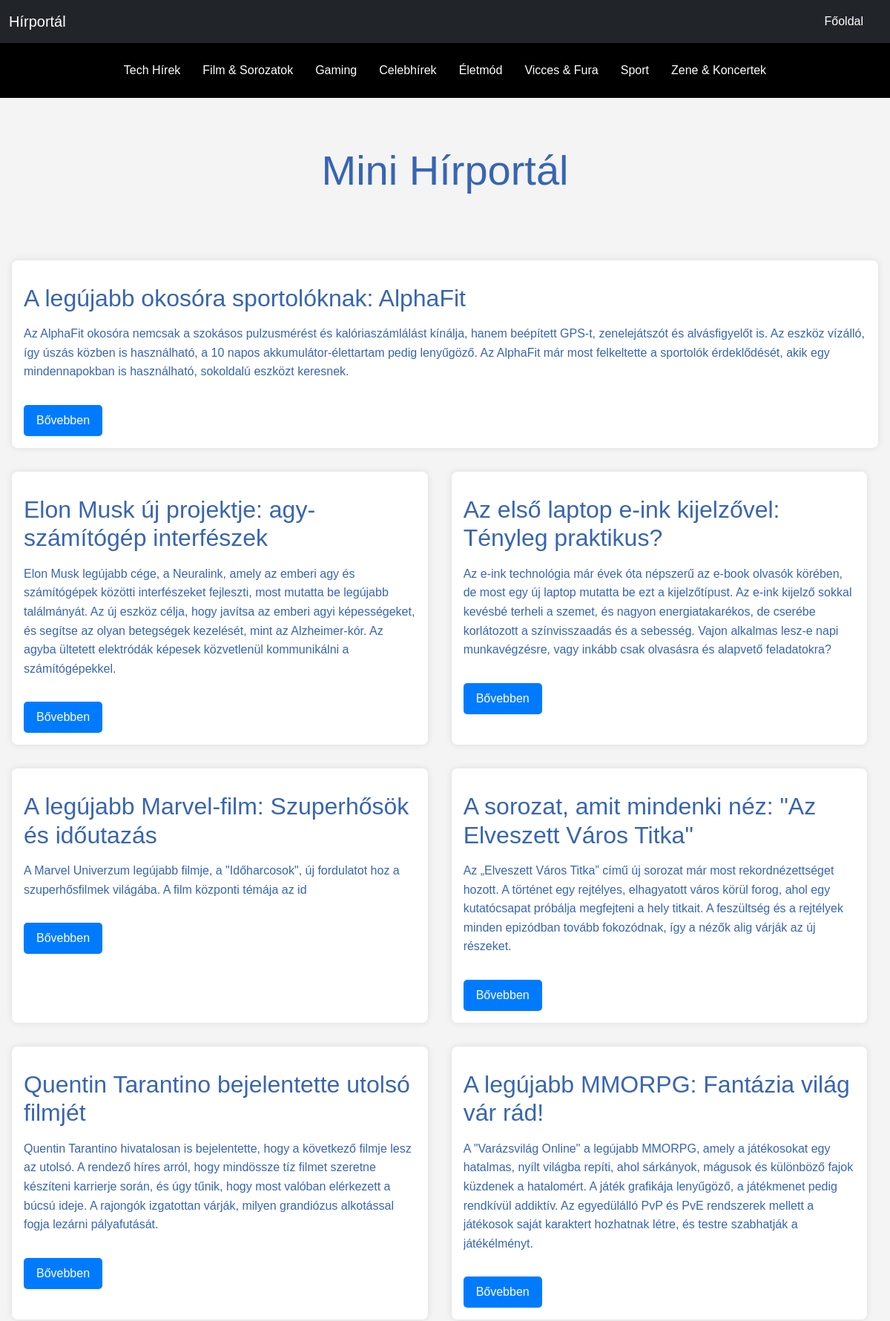
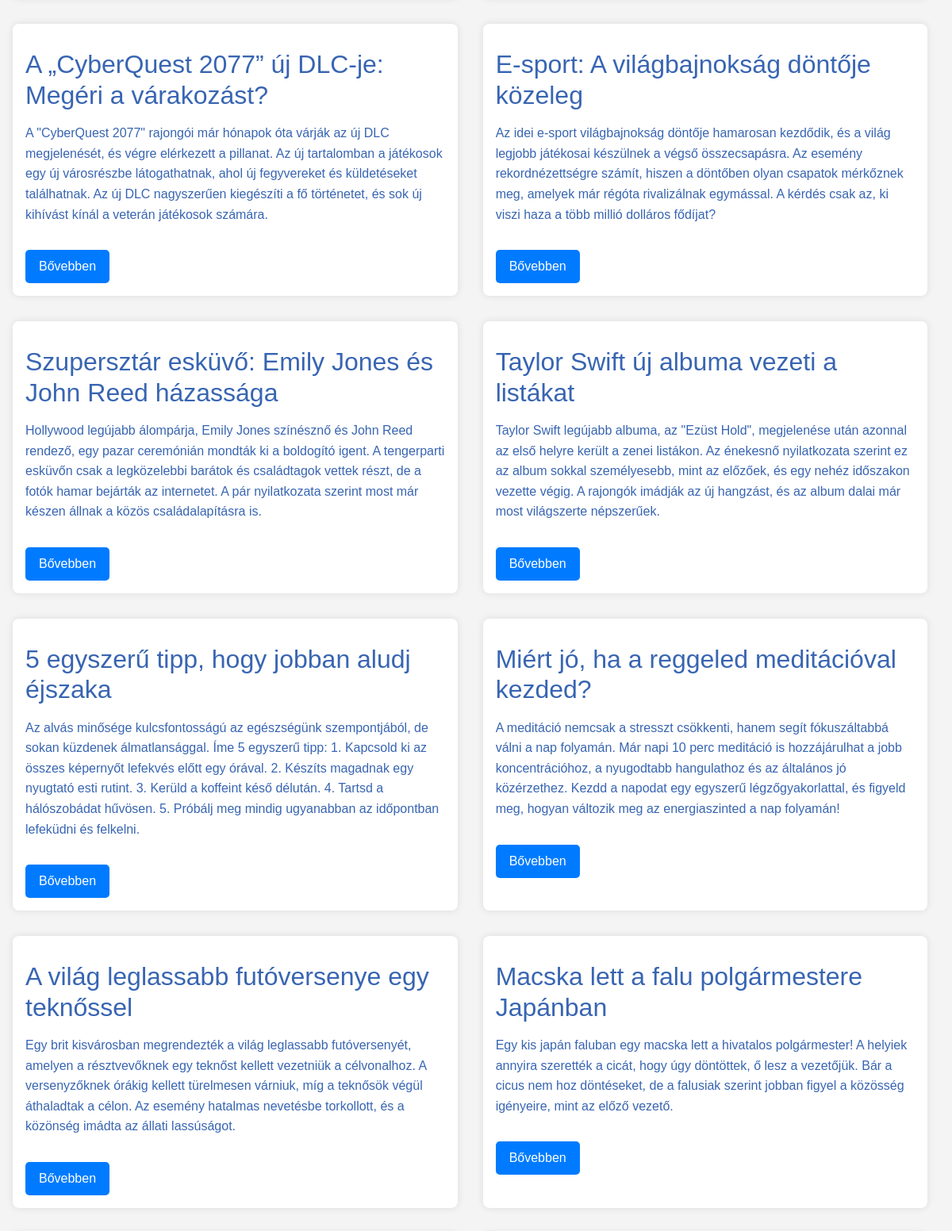
The page / (upper part) on the database its author committed (2 pictures, top to bottom).
### models.py (models this page shows, shortened)
class Menus(db.Model):
    id = db.Column(db.Integer,primary_key=True)
    name = db.Column(db.String(255),nullable=False)
    url = db.Column(db.String(255),nullable=False)

class News(db.Model):
    id = db.Column(db.Integer,primary_key=True)
    title = db.Column(db.String(255),nullable=False)
    content = db.Column(db.Text,nullable=False)
    author = db.Column(db.String(255),nullable=False)
    timestamp = db.Column(db.DateTime, default=datetime.now())
    category = db.Column(db.Integer ,db.ForeignKey("categories.id"))

### scripts/routes.py (the view)
@app.route('/')
def index():
    category = request.args.get('category')
    categories = Categories.query.all()
    category_id=[]
    if category:
        news = News.query.filter_by(category=category).all()
    else:
        news = News.query.all()
    urls = Menus.query.all()
    return render_template('index.html',urls=urls,news=news,categories=categories,category_id=category_id)

### scripts/templates/index.html (shortened to what this page needs)
{% include 'header.html' %}
      <section class="text-center py-5">
        <div class="container">
          <h1 class="display-4">Mini Hírportál</h1>
        </div>
      </section>
    <section class="main-news">
      <article class="news-item">
        {% if news %}
        <h2>{{news[0].title}}</h2>
        <p>{{news[0].content}}</p>
        <button class="btn read-more">Bővebben</button>
        {%else%}
        <h2>Nincs feltöltve hír</h2>
        <p>Nincs feltöltve hír</p>
        {%endif%}
      </article>
    </section>
    <section class="other-news">
      {% for new in news[1:]%}
      <article class="news-item">
        <h2>{{new.title}}</h2>
        <p class="news-content">{{new.content}}</p>
        <button class="btn read-more">Bővebben</button>
      </article>
    {%endfor%}
    </section>
{% include 'footer.html' %}

### scripts/templates/header.html (shortened to what this page needs)
<!DOCTYPE html>
<html lang="en">
<head>
    <link href="https://cdn.jsdelivr.net/npm/bootstrap@5.3.0/dist/css/bootstrap.min.css" rel="stylesheet">
    <link href="{{url_for('static',filename='css/style.css')}}" rel="stylesheet">
</head>
<body>
  <nav class="navbar navbar-expand-lg bg-dark">
    <div class="container-fluid">
      <a class="navbar-brand" href="/">Hírportál</a>
      <div class="collapse navbar-collapse" id="navbarNav">
        <ul class="navbar-nav ms-auto">
          {% for menu in urls %}
            {% if menu.name == "Főoldal" %}
              <li class="nav-item">
                  <a class="nav-link" href="{{menu.url}}">{{menu.name}}</a>
              </li>
            {% endif %}
          {% endfor %}
        </ul>
      </div>
    </div>
  </nav>
  <div class="container-fluid category-fluid">
    <div class="container">
      <div class="row">
        <div class="col-12">
          <div class="category-box">
            <ul class="category-row">
              {% for menu in urls %}
              {% if menu.name != "Főoldal" %}
                <li class="category-item">
                    <a class="nav-link" href="/?category={{menu.url}}">{{menu.name}}</a>
                </li>
              {% endif %}
            {% endfor %}
            </ul>
          </div>
        </div>
      </div>
    </div>
  </div>
  <main>

### scripts/static/css/style.css (style rules this page uses)
* { box-sizing: border-box; }
nav { background-color: #000; }
.navbar-brand,.nav-link { color: #fff; }
.nav-link { position: relative; }
.nav-link::before { content: ""; width: 0; height: 1px; background-color: #fff; position: absolute; bottom: 8px; right: 50%; visibility: hidden; }
.nav-link::after { content: ""; width: 0; height: 1px; background-color: #fff; position: absolute; bottom: 8px; left: 50%; visibility: hidden; }
.navbar-nav { margin-left: auto !important; }
* { margin: 0; padding: 0; box-sizing: border-box; }
body { font-family: Arial, sans-serif; line-height: 1.6; background-color: #f4f4f4; color: #3865b2; display: flex; flex-direction: column; min-height: 100vh; }
.container { width: 80%; margin: 0 auto; }
nav ul { display: flex; justify-content: center; list-style: none; }
nav ul li { margin: 0 1rem; }
nav ul li a { color: #fff; text-decoration: none; }
.main-news { margin: 2rem 0; background-color: #fff; padding: 1rem; border-radius: 8px; box-shadow: 0 0 10px rgba(0, 0, 0, 0.1); }
.main-news h2 { margin-top: 1rem; color: #3865b2; }
.main-news p { margin: 1rem 0; }
.read-more { display: inline-block; margin-top: 1rem; padding: 0.5rem 1rem; background-color: #007BFF; color: #fff; text-decoration: none; border-radius: 5px; }
.other-news { display: flex; gap: 2rem; flex-wrap: wrap; }
.other-news .news-item { background-color: #fff; padding: 1rem; border-radius: 8px; box-shadow: 0 0 10px rgba(0, 0, 0, 0.1); flex-basis: 49%; }
.other-news h2 { margin-top: 1rem; }
.other-news p { margin: 1rem 0; max-height: 170px; overflow: hidden; display: -webkit-box; -webkit-line-clamp: 6; -webkit-box-orient: vertical; overflow: hidden; }
main { padding: 1em; flex-grow: 1; }
ul.category-row { display: flex; flex-direction: row; gap: 0 .5em; list-style: none; margin-bottom: 0; justify-content: space-between; }
.category-fluid { background-color: black; padding: 1em; }
.category-fluid .nav-link { padding: .5em; }
@media (min-width:992px) and (max-width:1200px) { ul.category-row { gap: 0; justify-content: space-evenly; padding-left: 0; } }
@media (min-width: 992px) { .navbar-expand-lg .navbar-nav { flex-direction: row-reverse; } }
@media (max-width: 1631px) { .other-news .news-item { flex-basis: 48%; } }

### rows shown on the page
Menus: name "Főoldal"
Menus: name "Tech Hírek"
Menus: name "Film & Sorozatok"
Menus: name "Gaming"
Menus: name "Celebhírek"
Menus: name "Életmód"
Menus: name "Vicces & Fura"
Menus: name "Sport"
Menus: name "Zene & Koncertek"
News: title "A legújabb okosóra sportolóknak: AlphaFit", content "Az AlphaFit okosóra nemcsak a szokásos pulzusmérést és kalóriaszámlálást kínálja, hanem beépített GPS-t, zenelejátszót és alvásfigyelőt is. Az eszköz vízálló, így úszás közben is használható, a 10 napos akkumulátor-élettartam pedig lenyűgöző. Az AlphaFit már most felkeltette a sportolók érdeklődését, akik egy mindennapokban is használható, sokoldalú eszközt keresnek."
News: title "Elon Musk új projektje: agy-számítógép interfészek", content "Elon Musk legújabb cége, a Neuralink, amely az emberi agy és számítógépek közötti interfészeket fejleszti, most mutatta be legújabb találmányát. Az új eszköz célja, hogy javítsa az emberi agyi képességeket, és segítse az olyan betegségek kezelését, mint az Alzheimer-kór. Az agyba ültetett elektródák képesek közvetlenül kommunikálni a számítógépekkel."
News: title "Az első laptop e-ink kijelzővel: Tényleg praktikus?", content "Az e-ink technológia már évek óta népszerű az e-book olvasók körében, de most egy új laptop mutatta be ezt a kijelzőtípust. Az e-ink kijelző sokkal kevésbé terheli a szemet, és nagyon energiatakarékos, de cserébe korlátozott a színvisszaadás és a sebesség. Vajon alkalmas lesz-e napi munkavégzésre, vagy inkább csak olvasásra és alapvető feladatokra?"
News: title "A legújabb Marvel-film: Szuperhősök és időutazás", content "A Marvel Univerzum legújabb filmje, a \"Időharcosok\", új fordulatot hoz a szuperhősfilmek világába. A film központi témája az id"
News: title "A sorozat, amit mindenki néz: \"Az Elveszett Város Titka\"", content "Az „Elveszett Város Titka” című új sorozat már most rekordnézettséget hozott. A történet egy rejtélyes, elhagyatott város körül forog, ahol egy kutatócsapat próbálja megfejteni a hely titkait. A feszültség és a rejtélyek minden epizódban tovább fokozódnak, így a nézők alig várják az új részeket."
News: title "Quentin Tarantino bejelentette utolsó filmjét", content "Quentin Tarantino hivatalosan is bejelentette, hogy a következő filmje lesz az utolsó. A rendező híres arról, hogy mindössze tíz filmet szeretne készíteni karrierje során, és úgy tűnik, hogy most valóban elérkezett a búcsú ideje. A rajongók izgatottan várják, milyen grandiózus alkotással fogja lezárni pályafutását."
News: title "A legújabb MMORPG: Fantázia világ vár rád!", content "A \"Varázsvilág Online\" a legújabb MMORPG, amely a játékosokat egy hatalmas, nyílt világba repíti, ahol sárkányok, mágusok és különböző fajok küzdenek a hatalomért. A játék grafikája lenyűgöző, a játékmenet pedig rendkívül addiktív. Az egyedülálló PvP és PvE rendszerek mellett a játékosok saját karaktert hozhatnak létre, és testre szabhatják a játékélményt."
News: title "A „CyberQuest 2077” új DLC-je: Megéri a várakozást?", content "A \"CyberQuest 2077\" rajongói már hónapok óta várják az új DLC megjelenését, és végre elérkezett a pillanat. Az új tartalomban a játékosok egy új városrészbe látogathatnak, ahol új fegyvereket és küldetéseket találhatnak. Az új DLC nagyszerűen kiegészíti a fő történetet, és sok új kihívást kínál a veterán játékosok számára."
News: title "E-sport: A világbajnokság döntője közeleg", content "Az idei e-sport világbajnokság döntője hamarosan kezdődik, és a világ legjobb játékosai készülnek a végső összecsapásra. Az esemény rekordnézettségre számít, hiszen a döntőben olyan csapatok mérkőznek meg, amelyek már régóta rivalizálnak egymással. A kérdés csak az, ki viszi haza a több millió dolláros fődíjat?"
News: title "Szupersztár esküvő: Emily Jones és John Reed házassága", content "Hollywood legújabb álompárja, Emily Jones színésznő és John Reed rendező, egy pazar ceremónián mondták ki a boldogító igent. A tengerparti esküvőn csak a legközelebbi barátok és családtagok vettek részt, de a fotók hamar bejárták az internetet. A pár nyilatkozata szerint most már készen állnak a közös családalapításra is."
News: title "Taylor Swift új albuma vezeti a listákat", content "Taylor Swift legújabb albuma, az \"Ezüst Hold\", megjelenése után azonnal az első helyre került a zenei listákon. Az énekesnő nyilatkozata szerint ez az album sokkal személyesebb, mint az előzőek, és egy nehéz időszakon vezette végig. A rajongók imádják az új hangzást, és az album dalai már most világszerte népszerűek."
News: title "5 egyszerű tipp, hogy jobban aludj éjszaka", content "Az alvás minősége kulcsfontosságú az egészségünk szempontjából, de sokan küzdenek álmatlansággal. Íme 5 egyszerű tipp: 1. Kapcsold ki az összes képernyőt lefekvés előtt egy órával. 2. Készíts magadnak egy nyugtató esti rutint. 3. Kerüld a koffeint késő délután. 4. Tartsd a hálószobádat hűvösen. 5. Próbálj meg mindig ugyanabban az időpontban lefeküdni és felkelni."
News: title "Miért jó, ha a reggeled meditációval kezded?", content "A meditáció nemcsak a stresszt csökkenti, hanem segít fókuszáltabbá válni a nap folyamán. Már napi 10 perc meditáció is hozzájárulhat a jobb koncentrációhoz, a nyugodtabb hangulathoz és az általános jó közérzethez. Kezdd a napodat egy egyszerű légzőgyakorlattal, és figyeld meg, hogyan változik meg az energiaszinted a nap folyamán!"
News: title "A világ leglassabb futóversenye egy teknőssel", content "Egy brit kisvárosban megrendezték a világ leglassabb futóversenyét, amelyen a résztvevőknek egy teknőst kellett vezetniük a célvonalhoz. A versenyzőknek órákig kellett türelmesen várniuk, míg a teknősök végül áthaladtak a célon. Az esemény hatalmas nevetésbe torkollott, és a közönség imádta az állati lassúságot."
News: title "Macska lett a falu polgármestere Japánban", content "Egy kis japán faluban egy macska lett a hivatalos polgármester! A helyiek annyira szerették a cicát, hogy úgy döntöttek, ő lesz a vezetőjük. Bár a cicus nem hoz döntéseket, de a falusiak szerint jobban figyel a közösség igényeire, mint az előző vezető."
